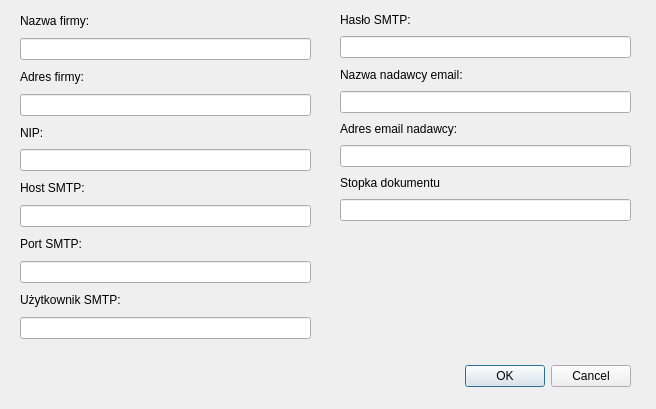
<?xml version="1.0" encoding="UTF-8"?>
<ui version="4.0">
 <class>SettingsView</class>
 <widget class="QDialog" name="SettingsView">
  <property name="geometry">
   <rect>
    <x>0</x>
    <y>0</y>
    <width>656</width>
    <height>409</height>
   </rect>
  </property>
  <property name="windowTitle">
   <string>Dialog</string>
  </property>
  <widget class="QDialogButtonBox" name="buttonBox">
   <property name="geometry">
    <rect>
     <x>20</x>
     <y>360</y>
     <width>611</width>
     <height>32</height>
    </rect>
   </property>
   <property name="orientation">
    <enum>Qt::Horizontal</enum>
   </property>
   <property name="standardButtons">
    <set>QDialogButtonBox::Cancel|QDialogButtonBox::Ok</set>
   </property>
  </widget>
  <widget class="QWidget" name="verticalLayoutWidget">
   <property name="geometry">
    <rect>
     <x>20</x>
     <y>10</y>
     <width>291</width>
     <height>329</height>
    </rect>
   </property>
   <layout class="QVBoxLayout" name="verticalLayout">
    <item>
     <widget class="QLabel" name="label">
      <property name="text">
       <string>Nazwa firmy:</string>
      </property>
     </widget>
    </item>
    <item>
     <widget class="QLineEdit" name="companyNameInput"/>
    </item>
    <item>
     <widget class="QLabel" name="label_2">
      <property name="text">
       <string>Adres firmy:</string>
      </property>
     </widget>
    </item>
    <item>
     <widget class="QLineEdit" name="companyAddressInput"/>
    </item>
    <item>
     <widget class="QLabel" name="label_3">
      <property name="text">
       <string>NIP:</string>
      </property>
     </widget>
    </item>
    <item>
     <widget class="QLineEdit" name="nipInput"/>
    </item>
    <item>
     <widget class="QLabel" name="label_4">
      <property name="text">
       <string>Host SMTP:</string>
      </property>
     </widget>
    </item>
    <item>
     <widget class="QLineEdit" name="smtpHostInput"/>
    </item>
    <item>
     <widget class="QLabel" name="label_5">
      <property name="text">
       <string>Port SMTP:</string>
      </property>
     </widget>
    </item>
    <item>
     <widget class="QLineEdit" name="smtpPortInput"/>
    </item>
    <item>
     <widget class="QLabel" name="label_6">
      <property name="text">
       <string>Użytkownik SMTP:</string>
      </property>
     </widget>
    </item>
    <item>
     <widget class="QLineEdit" name="smtpUserInput"/>
    </item>
   </layout>
  </widget>
  <widget class="QWidget" name="verticalLayoutWidget_2">
   <property name="geometry">
    <rect>
     <x>340</x>
     <y>10</y>
     <width>291</width>
     <height>211</height>
    </rect>
   </property>
   <layout class="QVBoxLayout" name="verticalLayout_2">
    <item>
     <widget class="QLabel" name="label_7">
      <property name="text">
       <string>Hasło SMTP:</string>
      </property>
     </widget>
    </item>
    <item>
     <widget class="QLineEdit" name="smtpPassInput"/>
    </item>
    <item>
     <widget class="QLabel" name="label_8">
      <property name="text">
       <string>Nazwa nadawcy email:</string>
      </property>
     </widget>
    </item>
    <item>
     <widget class="QLineEdit" name="emailNameInput"/>
    </item>
    <item>
     <widget class="QLabel" name="label_9">
      <property name="text">
       <string>Adres email nadawcy:</string>
      </property>
     </widget>
    </item>
    <item>
     <widget class="QLineEdit" name="emailAddressInput"/>
    </item>
    <item>
     <widget class="QLabel" name="label_10">
      <property name="text">
       <string>Stopka dokumentu</string>
      </property>
     </widget>
    </item>
    <item>
     <widget class="QLineEdit" name="footerInput"/>
    </item>
   </layout>
  </widget>
 </widget>
 <resources/>
 <connections>
  <connection>
   <sender>buttonBox</sender>
   <signal>accepted()</signal>
   <receiver>SettingsView</receiver>
   <slot>accept()</slot>
   <hints>
    <hint type="sourcelabel">
     <x>248</x>
     <y>254</y>
    </hint>
    <hint type="destinationlabel">
     <x>157</x>
     <y>274</y>
    </hint>
   </hints>
  </connection>
  <connection>
   <sender>buttonBox</sender>
   <signal>rejected()</signal>
   <receiver>SettingsView</receiver>
   <slot>reject()</slot>
   <hints>
    <hint type="sourcelabel">
     <x>316</x>
     <y>260</y>
    </hint>
    <hint type="destinationlabel">
     <x>286</x>
     <y>274</y>
    </hint>
   </hints>
  </connection>
 </connections>
</ui>
